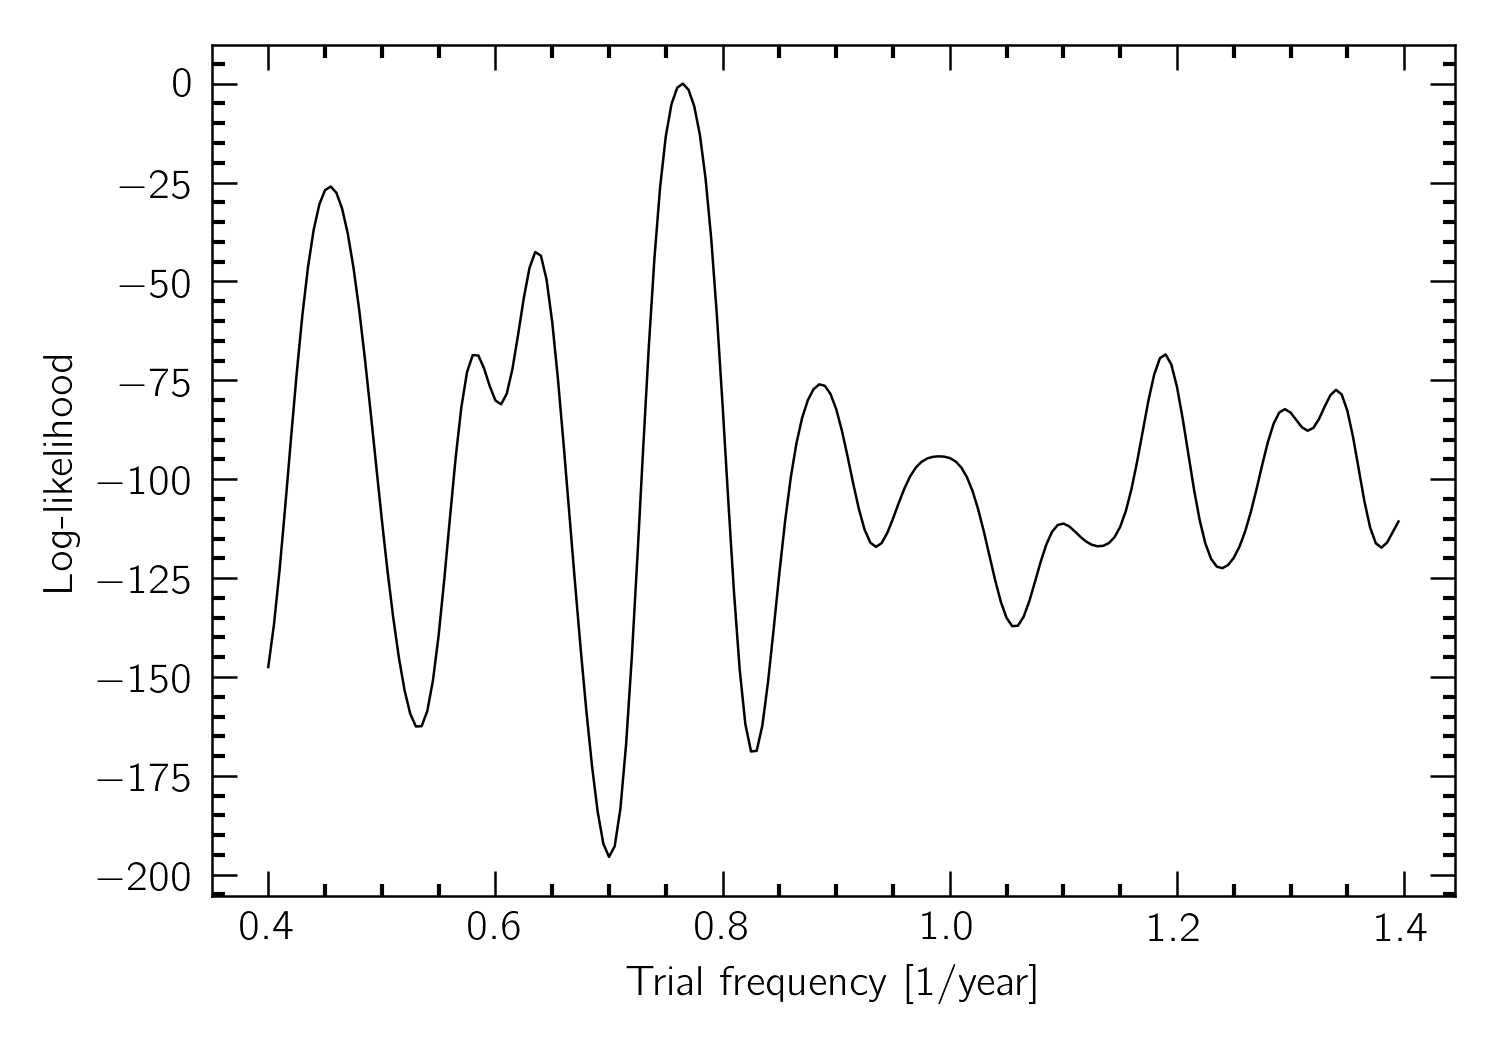

Python code for this plot:
import numpy as np
import matplotlib.pyplot as plt

tp = np.load("rv.npz")
A = tp["A"]
sig = tp["err"]
t = tp["t"]
rv = tp["rv"]
per = tp["per"]

pvec= np.arange(0.4,1.4,0.005)
ll = np.zeros(pvec.shape)
for i in range(len(pvec)):
   ll[i] = -sig**-2*np.sum((rv-np.cos(2*np.pi*pvec[i]*t))**2)

ll-=np.amax(ll)

plt.plot(pvec,ll,'k')
plt.xlabel("Trial frequency [1/year]")
plt.ylabel("Log-likelihood")
plt.tight_layout()
plt.savefig("rv_brute.png")
plt.show()
plt.close()
